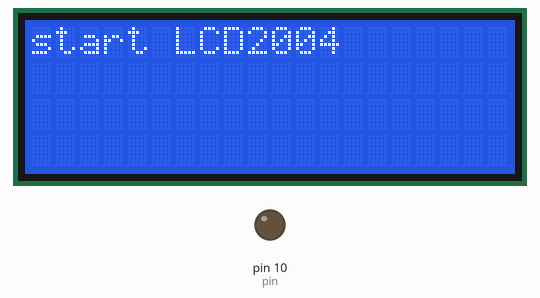
Bench run of a sketch on a simulated Arduino Uno, built with avr-gcc and run on an emulated ATmega328P. Shown: 20×4 character LCD, output pins drawn as LEDs (lit = HIGH).

Above: at 0.1 s.
At 1.2 s:
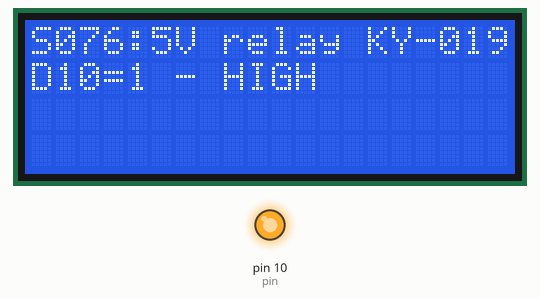
At 3.2 s:
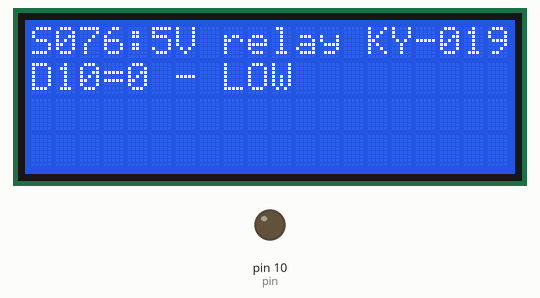
Timing chart, 0 to 129.9 s (numbered marks = the images above):
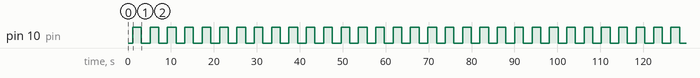

The sketch:

basic_test.ino
```cpp
/* 5V Relay Module (KY-019) [S076] : http://rdiot.tistory.com/99 [RDIoT Demo] */

#include <Wire.h>
#include <LiquidCrystal_I2C.h>

LiquidCrystal_I2C lcd(0x27,20,4);  // LCD2004
int pin = 10;

void setup()
{
  lcd.init();  // initialize the lcd
  lcd.backlight();
  lcd.print("start LCD2004");

  pinMode(pin,OUTPUT);
  delay(1000);

  lcd.clear();
}

void loop()
{
  lcd.setCursor(0,0);
  lcd.print("S076:5V relay KY-019");

  lcd.setCursor(0,1);
  digitalWrite (pin, HIGH); // relay conduction;
  lcd.print("D10=" + (String)digitalRead(pin) + " - HIGH");
  delay (2000);

  lcd.setCursor(0,1);
  digitalWrite (pin, LOW); // relay switch is turned off;
  lcd.print("D10=" + (String)digitalRead(pin) + " - LOW ");
  delay (2000);
}
```

Measured:
- by itself, pin 10 (pin): alternates HIGH for 2.0 s and LOW for 2.0 s
- what the display in image 1 shows lasts 2.0 s, from 1.1 s to 3.1 s
